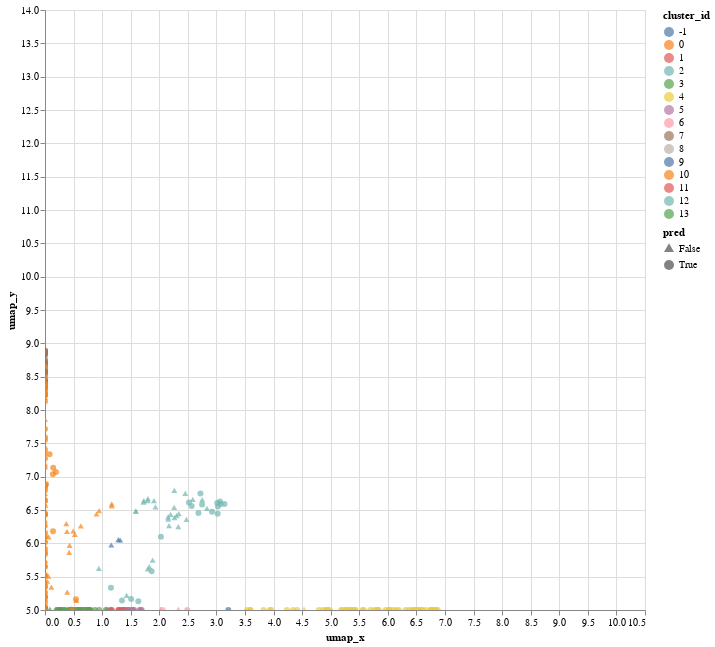

Source (notebook cell):
### Code cell
import altair as alt

points = alt.Chart(df).mark_point(
    filled=True,
    size=36,    
).encode(
    alt.X('umap_x:Q',
        scale=alt.Scale(
            domain=(0, 10.5),
            clamp=True
        )
    ),
    alt.Y('umap_y:Q',
        scale=alt.Scale(
            domain=(5, 14),
            clamp=True
        )
    ),
    shape = alt.Shape(
       "pred:N",
        scale = alt.Scale(range=["triangle", "circle"],zero=True)),
    color='cluster_id:N'
).properties(
    width=600,
    height=600
)

text = points.mark_text(
    align='left',
    baseline='middle',
    dx=7,
    color='black'
).encode(
    text='name'
)

points.interactive()

### Figure 1 — Vega-Lite specification as saved in the notebook (floating-point values rounded to 4 significant figures; data arrays with more than 128 entries replaced by an {"elided": "..."} marker saying what was removed)
{"config": {"view": {"continuousWidth": 400, "continuousHeight": 300}}, "data": {"name": "data-6ca11d8bed18bdfa432622cb008091f3"}, "mark": {"type": "point", "filled": true, "size": 36}, "encoding": {"color": {"type": "nominal", "field": "cluster_id"}, "shape": {"type": "nominal", "field": "pred", "scale": {"range": ["triangle", "circle"], "zero": true}}, "x": {"type": "quantitative", "field": "umap_x", "scale": {"clamp": true, "domain": [0, 10.5]}}, "y": {"type": "quantitative", "field": "umap_y", "scale": {"clamp": true, "domain": [5, 14]}}}, "height": 600, "selection": {"selector001": {"type": "interval", "bind": "scales", "encodings": ["x", "y"]}}, "width": 600, "$schema": "https://vega.github.io/schema/vega-lite/v4.8.1.json", "datasets": {"data-6ca11d8bed18bdfa432622cb008091f3": {"elided": "395 records"}}}
